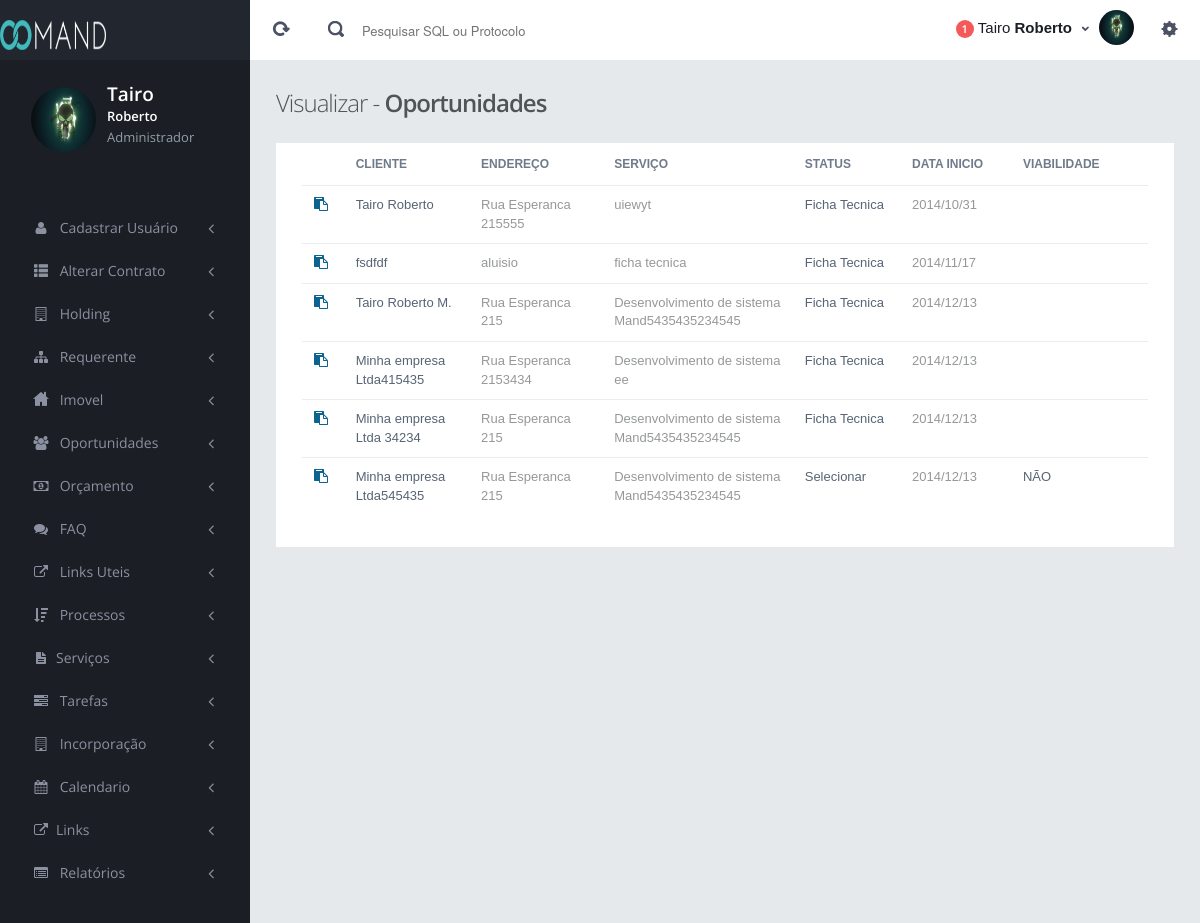
/sistema/oportunidade-lista.php (signed in), run on the app's committed database.
### tables this page shows
CREATE TABLE IF NOT EXISTS `Oportunidade` (
  `IdOportunidade` int(11) NOT NULL AUTO_INCREMENT,
  `TipoContato` varchar(30) NOT NULL,
  `Origem` varchar(30) NOT NULL,
  `TipoCadastro` varchar(50) NOT NULL,
  `RazaoSocial` varchar(100) NOT NULL,
  `NomeContato` varchar(100) NOT NULL,
  `CnpjCpf` varchar(20) NOT NULL,
  `Atividade` varchar(100) NOT NULL,
  `Celular` varchar(15) NOT NULL,
  `Telefone` varchar(15) NOT NULL,
  `Email` varchar(100) NOT NULL,
  `ServicoSolicitado` varchar(300) NOT NULL,
  `EnderecoArea` varchar(100) NOT NULL,
  `ContribuinteIptu` varchar(50) NOT NULL,
  `ComentariosSolicitacao` text NOT NULL,
  `DataSolicitacao` varchar(20) NOT NULL,
  `DataViabilidade` varchar(20) NOT NULL,
  `DataProrrogacao` varchar(30) NOT NULL,
  `Status` varchar(50) NOT NULL,
  `ValorQueClienteQueria` varchar(255) NOT NULL,
  `Viabilidade` varchar(50) NOT NULL,
  `IdUsuario` int(11) NOT NULL,
  PRIMARY KEY (`IdOportunidade`)
);

### sistema/includes/php/conexao/Conexao.class.php (called while the page is built, shortened)
<?php
   class Conexao {
   private $sql = "";
   function executarQuery(){
      $query = mysql_query($this->sql) or die ($this->mensagem(mysql_error()));
      return $query;
   }
}

### sistema/oportunidade-lista.php (the view, shortened to what this page needs)
<?php
include('includes/php/conexao/Conexao.class.php');
include("permissoes.php");
?>
<!DOCTYPE html>
<html>
<head>
<link href="assets/plugins/bootstrap-select2/select2.css" rel="stylesheet" type="text/css" media="screen"/>
<link href="assets/plugins/jquery-slider/css/jquery.sidr.light.css" rel="stylesheet" type="text/css" media="screen"/>
<link href="assets/plugins/jquery-datatable/css/jquery.dataTables.css" rel="stylesheet" type="text/css"/>
<link href="assets/plugins/boostrap-checkbox/css/bootstrap-checkbox.css" rel="stylesheet" type="text/css" media="screen"/>
<link href="assets/plugins/datatables-responsive/css/datatables.responsive.css" rel="stylesheet" type="text/css" media="screen"/>
<link href="assets/plugins/boostrapv3/css/bootstrap.min.css" rel="stylesheet" type="text/css"/>
<link href="assets/plugins/boostrapv3/css/bootstrap-theme.min.css" rel="stylesheet" type="text/css"/>
<link href="assets/plugins/font-awesome/css/font-awesome.css" rel="stylesheet" type="text/css"/>
<link href="assets/css/animate.min.css" rel="stylesheet" type="text/css"/>
<link href="assets/css/style.css" rel="stylesheet" type="text/css"/>
<link href="assets/css/responsive.css" rel="stylesheet" type="text/css"/>
<link href="assets/css/custom-icon-set.css" rel="stylesheet" type="text/css"/>
</head>
<body class="">
      </div>
  </div>
</div>
  <div class="page-content">
    <form id="formOportunidadeLista" name="formOportunidadeLista" method="POST" action="oportunidade-acoes">
    <div class="content">
		<div class="page-title">
        <h3>Visualizar - <span class="semi-bold">Oportunidades</span></h3>
      </div>
        <div class="row">
                    <div class="col-md-12">
                        <div class="grid simple ">
                            <div class="grid-body no-border">
                                    <table class="table no-more-tables">
                                        <thead>
                                            <tr>
                                                <th style="width:1%"></th>
                                                <th style="width:9%">Cliente</th>
                                                <th style="width:11%">Endereço</th>
                                                <th style="width:11%">Serviço</th>
                                                <th style="width:6%">Status</th>
                                                <th style="width:6%">Data Inicio</th>
                                                <th style="width:10%">Viabilidade</th>
                                            </tr>
                                        </thead>
                                        <tbody>
                                         <?php
                                                  $buscarOportunidade = new Conexao();
                                                  $buscarOportunidade->conectar();
                                                  $buscarOportunidade->selecionarDB();
                                                  $buscarOportunidade->set('sql',"SELECT * FROM Oportunidade
                                                                                           WHERE Oportunidade.Status != 'Viável' AND
                                                                                                 Oportunidade.Status != 'Pronto para enviar' AND
                                                                                                 Oportunidade.Status != 'Enviado' AND
                                                                                                 Oportunidade.Status != 'Prorrogar' AND
                                                                                                 Oportunidade.Status != 'Negociar' AND
                                                                                                 Oportunidade.Status != 'Enviar outro orçamento' AND
                                                                                                 Oportunidade.Status != 'Perdido' AND
                                                                                                 Oportunidade.Status != 'Fechado' AND
                                                                                                 Oportunidade.Status != 'Rejeitado' AND
                                                                                                 Oportunidade.Status != 'Orçamento Aceito'
                                                                                           GROUP BY IdOportunidade");
                                                  $query= $buscarOportunidade->executarQuery();
                                                  while($retornoOportunidade = mysql_fetch_object($query)) { ?>
                                                      <tr>
                                                          <td onclick="enviaFormOportunidadeLista(<?php echo $retornoOportunidade->IdOportunidade;?>)"> <a href="#"><i class="fa fa-paste"></i></a> </td>
                                                          <td class="v-align-middle"><?php echo $retornoOportunidade->RazaoSocial;?></td>
                                                          <td class="v-align-middle"><span class="muted"><?php echo $retornoOportunidade->EnderecoArea;?></span></td>
                                                          <td class="v-align-middle"><span class="muted"><?php echo $retornoOportunidade->ServicoSolicitado;?></span>
                                                          </td>
                                                          <td><?php echo $retornoOportunidade->Status;?></span></td>
                                                          <td><span class="muted"><?php echo $retornoOportunidade->DataSolicitacao;?></span></td>
                                                          <td class="v-align-middle">
                                                              <?php echo $retornoOportunidade->Viabilidade;?>
                                                          </td>
                                                      </tr>
                                                  <?php } ?>
                                        </tbody>
                                    </table>
                            </div>
                        </div>
                    </div>
                </div>
        </form>
    </div>
</body>
</html>

### sistema/assets/css/responsive.css (style rules this page uses)
@media (min-width: 980px) { .page-content { margin-left: 250px; min-height: 1006px; } }

### data on the page
oportunidade: RazaoSocial "Tairo Roberto", EnderecoArea "Rua Esperanca 215555", ServicoSolicitado "uiewyt", Status "Ficha Tecnica", DataSolicitacao "2014/10/31"
oportunidade: RazaoSocial "fsdfdf", EnderecoArea "aluisio", ServicoSolicitado "ficha tecnica", Status "Ficha Tecnica", DataSolicitacao "2014/11/17"
oportunidade: RazaoSocial "Tairo Roberto M.", EnderecoArea "Rua Esperanca 215", ServicoSolicitado "Desenvolvimento de sistema Mand5435435234545", Status "Ficha Tecnica", DataSolicitacao "2014/12/13"
oportunidade: RazaoSocial "Minha empresa Ltda415435", EnderecoArea "Rua Esperanca 2153434", ServicoSolicitado "Desenvolvimento de sistema ee", Status "Ficha Tecnica", DataSolicitacao "2014/12/13"
oportunidade: RazaoSocial "Minha empresa Ltda 34234", EnderecoArea "Rua Esperanca 215", ServicoSolicitado "Desenvolvimento de sistema Mand5435435234545", Status "Ficha Tecnica", DataSolicitacao "2014/12/13"
oportunidade: RazaoSocial "Minha empresa Ltda545435", EnderecoArea "Rua Esperanca 215", ServicoSolicitado "Desenvolvimento de sistema Mand5435435234545", Status "Selecionar", DataSolicitacao "2014/12/13", Viabilidade "NÃO"

### other printed values
$nome[0] "Tairo"
$nome[1] "Roberto"
$UsuarioTipo "Administrador"
